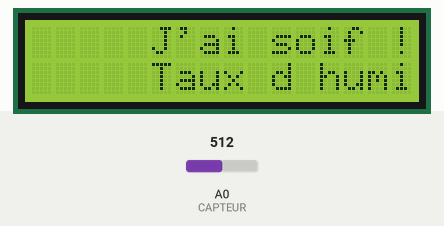
Recording of a sketch running on a simulated Arduino Uno, built with avr-gcc and run on an emulated ATmega328P. On the bench: 16×2 character LCD. The test bench sets the inputs (shaded band); at power-on: A0 (CAPTEUR) = 512. What the sketch prints to the serial monitor is not drawn.

Above: at 1.6 s.
1.7 s: A0 (CAPTEUR) set to 317
9.2 s: A0 (CAPTEUR) set to 292
At 16.8 s:
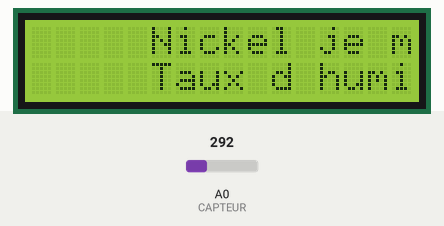
17.4 s: A0 (CAPTEUR) set to 66
24.3 s: A0 (CAPTEUR) set to 53
At 30.8 s:
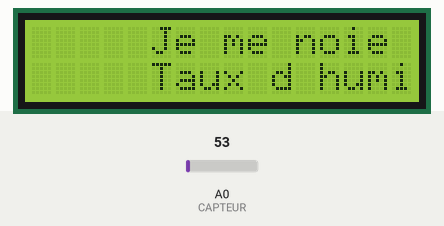

The sketch:

code.ino
```cpp
/*
 *
 *  plante connectée lcd + capteur
 *  By : Alexandre Wagner
 *
 *  Linkedin : https://fr.linkedin.com/in/alexandre-wagner-5280a4138
 *
 */

//=======Condition d'utilisation tweeter===
#include <SPI.h>  //Serial Peripheral Interface (SPI)
#include <Ethernet.h>
#include <LiquidCrystal.h>

// initialize the library with the numbers of the interface pins
LiquidCrystal lcd(12, 11, 5, 4, 3, 2);

//========Arduino port de connection via composant externe ========
#define CAPTEUR A0


//------VALEURS HYDROMETRIE  ------------------
#define MAXDRYNESS 300
#define MAXWATER 60

//=====Debut du code==========
  /*Setup*/
void setup()
{
    Serial.begin(9600);
    pinMode(CAPTEUR, INPUT);
    lcd.begin(16, 2);
}
/* Fonction pour faire passer le texte  et affiche le taux d'humidité */

void ecran(char *stats)
{
  int SensorValue = analogRead(CAPTEUR);
  lcd.clear();
  lcd.setCursor(5,0);
  lcd.print(stats);
  lcd.setCursor(5,1);
  lcd.print("Taux d humidite = ");
  lcd.print(SensorValue);
  delay(1000);
  for(int x=0; x<16; x++)
  {
    lcd.scrollDisplayLeft();
    delay(250);
  }
}
//  pour le status de la plante sur écran lcd et les consol logs et affichage LCD
void loop()
{
  int SensorValue = analogRead(CAPTEUR);
    Serial.print(SensorValue);
    Serial.print(" Capucine la plante ");

  if(SensorValue >= MAXDRYNESS)
  {
    delay(1000);
    char *stats;
    stats = "J'ai soif !";
    ecran(stats);
    Serial.println(stats);
  }
  else if (SensorValue <= MAXWATER)
  {
    char *stats;
    stats = "Je me noie !!";
    ecran(stats);
    Serial.println(stats);
  }
  else
  {
    char *stats;
    stats = "Nickel je me porte bien";
    ecran(stats);
    Serial.println(stats);

  }
  lcd.scrollDisplayLeft();
  delay(2000);
}
```

Measured:
- the behaviour switches between 300 and 299 on A0 (CAPTEUR) (found by bisection; images 0 and 1)
- the behaviour switches between 61 and 60 on A0 (CAPTEUR) (found by bisection; images 1 and 2)
- after the input at 9.2 s, the display: first differs from a run without the input after 6.9 s (image 1)
- after the input at 24.3 s, the display: first differs from a run without the input after 5.8 s (image 2)
- what the display in image 1 shows lasts 1.0 s, from 16.1 s to 17.1 s
